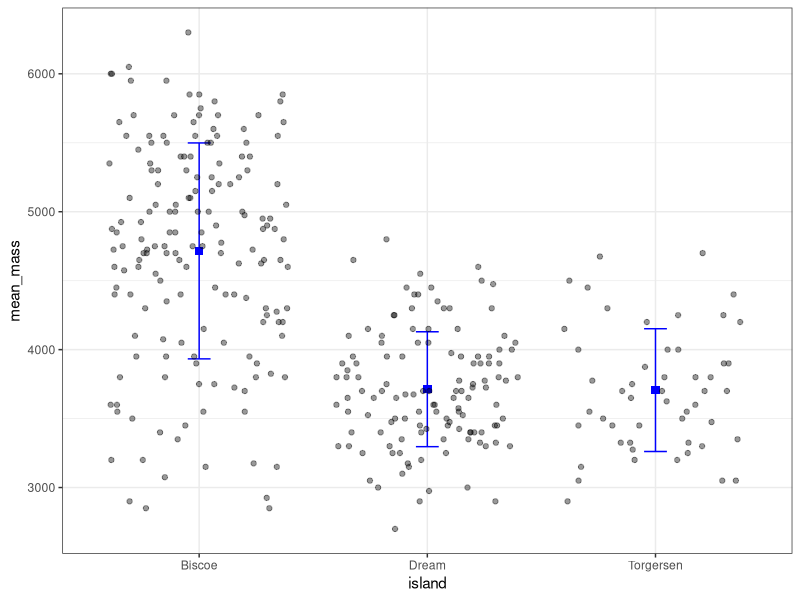
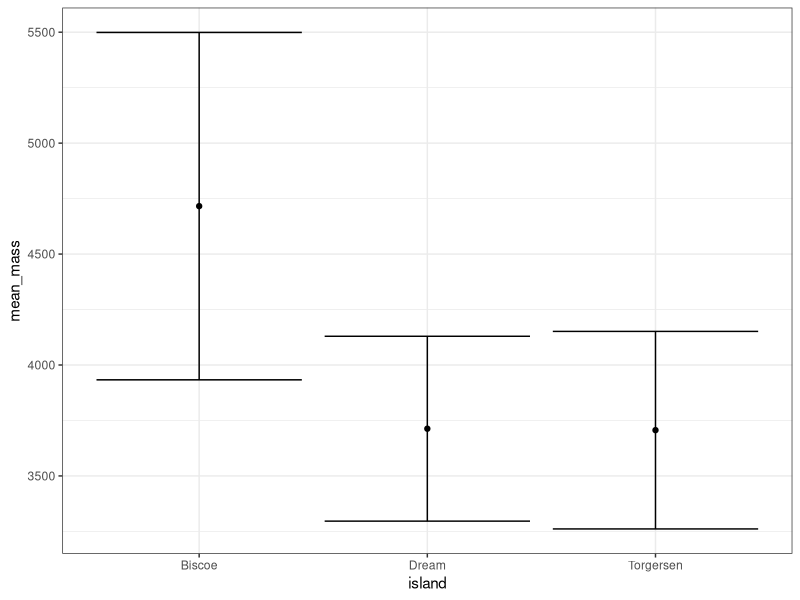
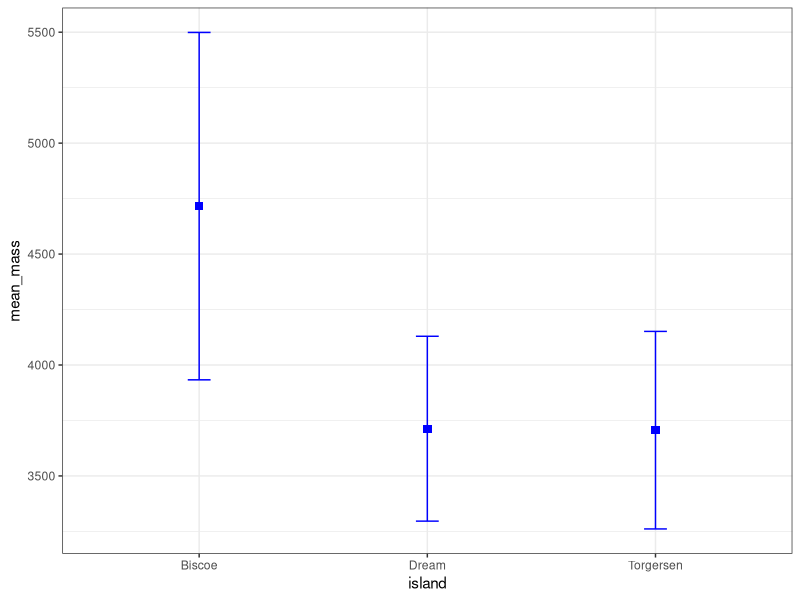
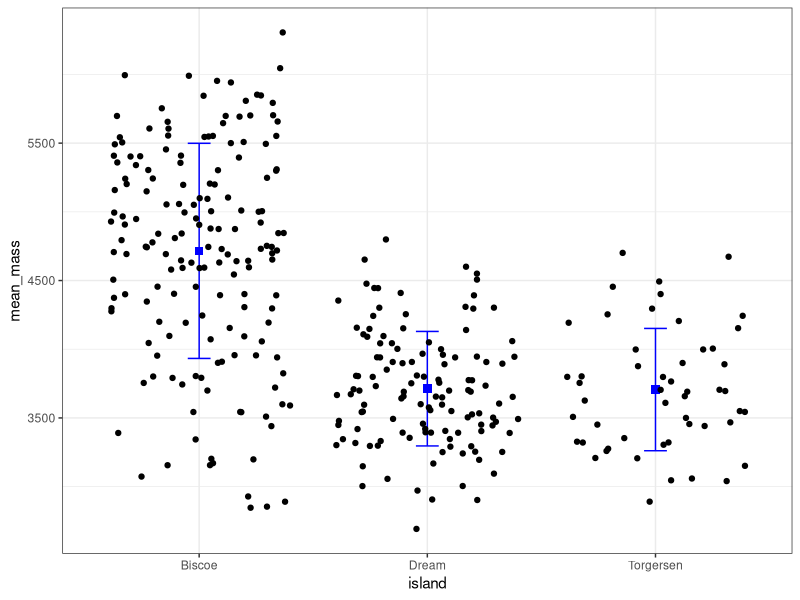
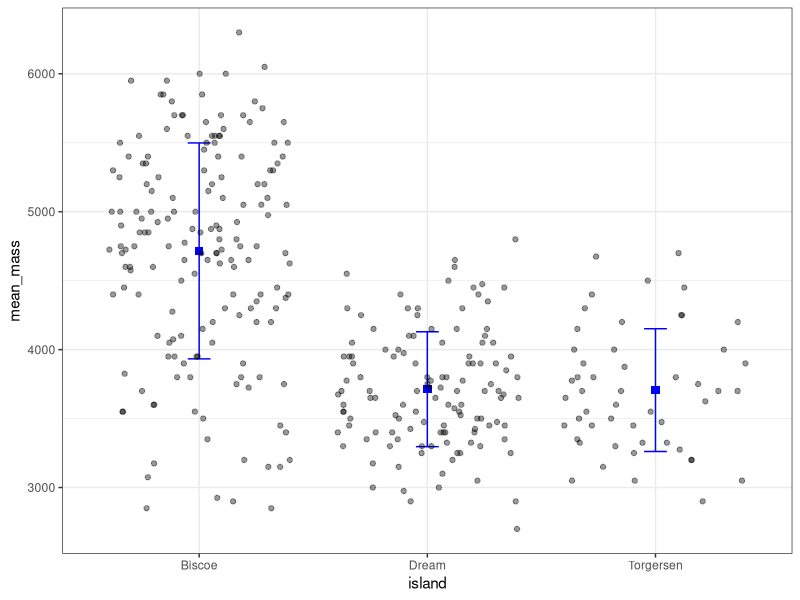
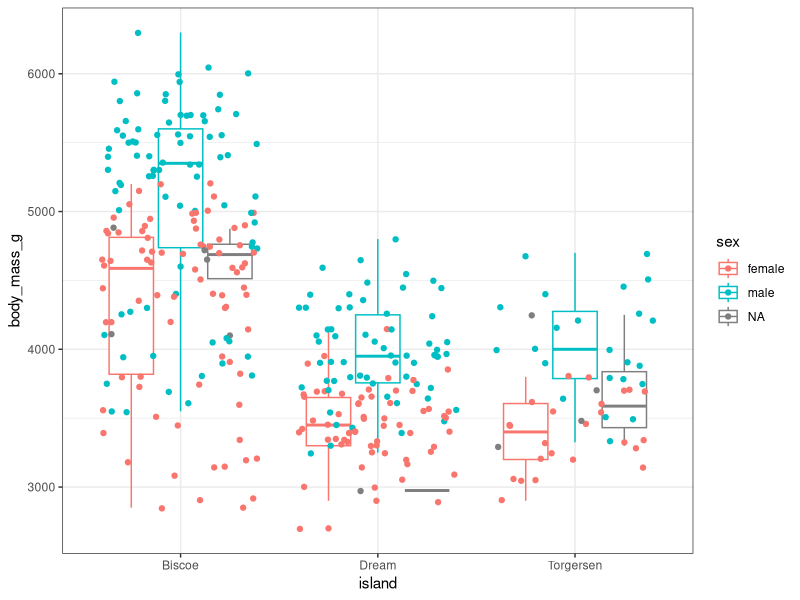
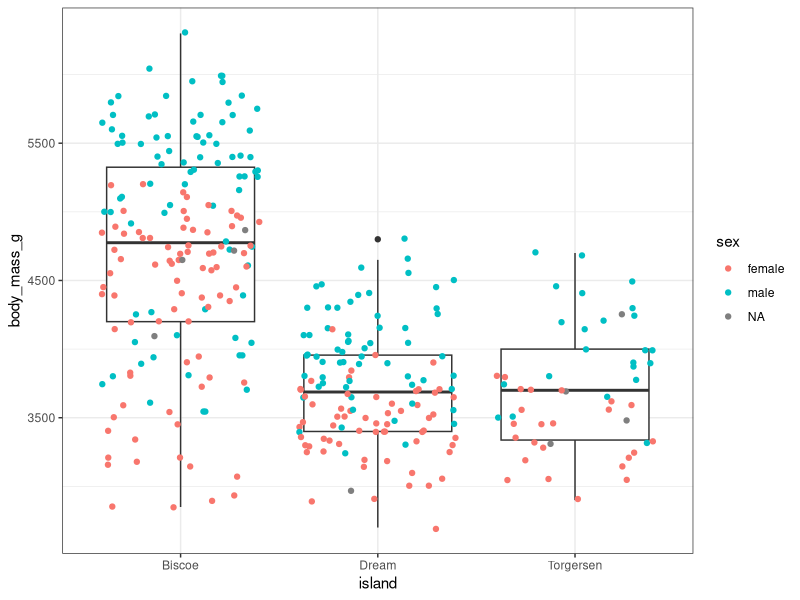
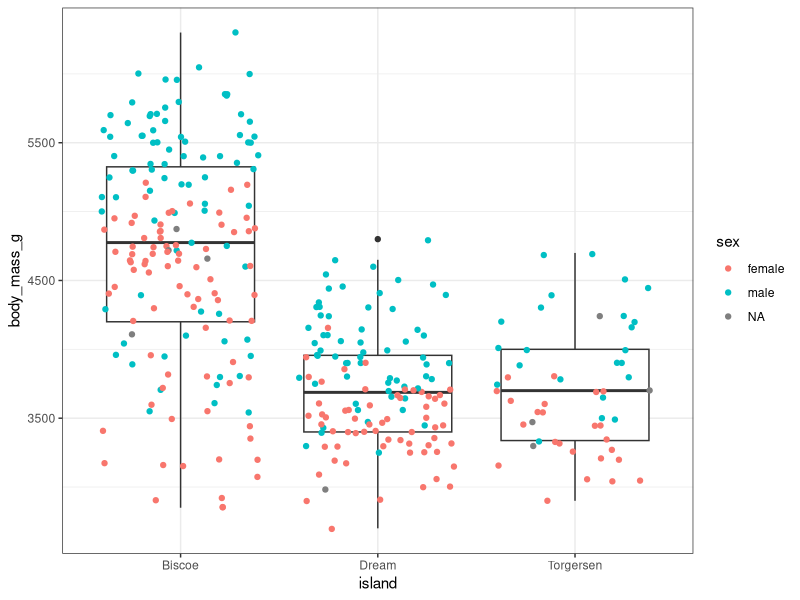

Source code (R) for these figures, in order: (Note: this script raises an error after producing the figures.)
## ---- chunk 1
#| label: setup
library(tidyverse)
library(palmerpenguins)
theme_set(theme_bw())
## ---- chunk 2
#| echo: false

peng_summary <- 
  penguins |> 
  group_by(island) |> 
  summarize(
    mean_mass = mean(body_mass_g, na.rm = TRUE),
    lower_sd = mean_mass - sd(body_mass_g, na.rm = TRUE),
    upper_sd = mean_mass + sd(body_mass_g, na.rm = TRUE)
  )

ggplot(peng_summary, aes(x = island, y = mean_mass)) +
  #mean
  geom_point(shape = "square", color = "blue", size = 2.5) +
  #sd
  geom_errorbar(
    data = peng_summary,
    aes(y = mean_mass, ymin = lower_sd, ymax = upper_sd),
    width = 0.1,
    color = "blue"
  ) +
  #add raw data:
  geom_jitter(
    data = penguins,
    aes(y = body_mass_g),
    alpha = 0.4,
    height = 0
  )
## ---- chunk 3
peng_summary <- 
  penguins |> 
  group_by(island) |> #for each island...
  summarize(
    mean_mass = mean(body_mass_g, na.rm = TRUE),
    sd = sd(body_mass_g, na.rm = TRUE)
  )
peng_summary
## ---- chunk 4
peng_summary <-
  peng_summary |> 
  mutate(lower = mean_mass - sd, upper = mean_mass + sd)
peng_summary
## ---- chunk 5
ggplot(peng_summary, aes(x = island)) +
  #mean:
  geom_point(aes(y = mean_mass)) +
  #sd:
  geom_errorbar(aes(ymin = lower, ymax = upper))
## ---- chunk 6
ggplot(peng_summary, aes(x = island)) +
  #mean:
  geom_point(
    aes(y = mean_mass),
    shape = "square",
    color = "blue",
    size = 2.5
  )+
  #sd:
  geom_errorbar(
    data = peng_summary,
    aes(ymin = lower, ymax = upper),
    width = 0.1,
    color = "blue"
  ) 
## ---- chunk 7
ggplot(peng_summary, aes(x = island)) +
  #mean:
  geom_point(
    aes(y = mean_mass),
    shape = "square",
    color = "blue",
    size = 2.5
  )+
  #sd:
  geom_errorbar(
    data = peng_summary,
    aes(ymin = lower, ymax = upper),
    width = 0.1,
    color = "blue"
  ) +
  #add raw data:
  geom_jitter(
    data = penguins, #override data to use penguins instead of peng_summary
    aes(y = body_mass_g),
  )
## ---- chunk 8
ggplot(peng_summary, aes(x = island)) +
  #mean:
  geom_point(
    aes(y = mean_mass),
    shape = "square",
    color = "blue",
    size = 2.5
  )+
  #sd:
  geom_errorbar(
    data = peng_summary,
    aes(ymin = lower, ymax = upper),
    width = 0.1,
    color = "blue"
  ) +
  #add raw data:
  geom_jitter(
    data = penguins, #override data to use penguins instead of peng_summary
    aes(y = body_mass_g),
    alpha = 0.4, #add transparency
    height = 0 #don't jitter vertically, only horizontally
  )
## ---- chunk 9
ggplot(penguins, aes(x = island, y = body_mass_g, color = sex)) +
  geom_boxplot() +
  geom_jitter()
## ---- chunk 10
ggplot(penguins, aes(x = island, y = body_mass_g)) +
  geom_boxplot() +
  geom_jitter(aes(color = sex))
## ---- chunk 11
ggplot(penguins, aes(x = island, y = body_mass_g, color = sex)) +
  geom_boxplot(aes(x = island, y = body_mass_g), inherit.aes = FALSE) +
  geom_jitter()
## ---- chunk 12
ggplot(penguins, aes(x = island, y = body_mass_g, color = sex)) +
  geom_boxplot(color = "darkgreen") +
  geom_jitter()
## ---- chunk 13
#| echo: false
p <- 
  ggplot(penguins |> drop_na(), aes(x = body_mass_g, y = bill_length_mm, color = species)) +
  geom_point() +
  geom_smooth(method = "lm", se = FALSE) +
  facet_wrap(vars(island), ncol = 1)
p
## ---- chunk 14
#| echo: false
p + 
  scale_color_manual(
    values = c(
      "Adelie" = "#7570b3",
      "Chinstrap" = "#d95f02",
      "Gentoo" = "#1b9e77"
    ),
    breaks = c("Gentoo", "Chinstrap", "Adelie")
  ) +
  scale_x_continuous(
    n.breaks = 10
  ) +
  scale_y_continuous(
    breaks = seq(30, 65, by = 5)
  )
## ---- chunk 15
my_cols <- c(
  "Adelie" = "#7570b3",
  "Chinstrap" = "#d95f02",
  "Gentoo" = "#1b9e77"
)
## ---- chunk 16
p +
  scale_color_manual(
    name = "Species",
    values = my_cols
  )
## ---- chunk 17
p_new <- p +
  scale_color_manual(
    name = "Species",
    values = my_cols,
    breaks = c("Gentoo", "Chinstrap", "Adelie")
  )
p_new
## ---- chunk 18
p_new +
  scale_x_continuous(n.breaks = 10)
## ---- chunk 19
p_new +
  scale_x_continuous(n.breaks = 10) +
  scale_y_continuous(breaks = seq(from = 30, to = 65, by = 5.5))
## ---- chunk 20
ggplot(penguins, aes(x = island, y = body_mass_g)) +
  geom_jitter(alpha = 0.4, height = 0) +
  stat_summary(fun.data = mean_sdl, fun.args = list(mult = 1),
               color = "blue", shape = "square")
## ---- chunk 21
df <- expand_grid(x = LETTERS[1:5], y = 1:5)
ggplot(df) +
  geom_point(aes(x = x, y = y, 
        color = x, shape = x,
        size = y, alpha = y, stroke = y))
## ---- chunk 22
#| warning: true
ggplot(penguins, aes(x = island, y = body_mass_g)) +
  stat_summary()
## ---- chunk 23
mean_sdl(rnorm(100), mult = 1)
## ---- chunk 24
ggplot(penguins, aes(x = island, y = body_mass_g)) +
  stat_summary(fun.data = mean_sdl, fun.args = list(mult = 1))
## ---- chunk 25
ggplot(penguins, aes(x = island, y = body_mass_g)) +
  geom_jitter(alpha = 0.4, height = 0) +
  stat_summary(fun.data = "mean_sdl", fun.args = list(mult = 1),
               color = "blue", shape = "square")
## ---- chunk 26
median_80 <- function(vals) {
   tibble(y = median(vals, na.rm = TRUE),
          ymin = quantile(vals, 0.1),
          ymax = quantile(vals, 0.9))
}
ggplot(penguins, aes(x = island, y = body_mass_g)) +
  geom_jitter(alpha = 0.4, height = 0) +
  stat_summary(fun.data = "median_80", color = "blue", shape = "square")
## ---- chunk 27
ggplot(penguins) +
  geom_histogram(aes(x = body_mass_g)) +
  facet_wrap(vars(island))
## ---- chunk 28
ggplot(penguins) +
  geom_histogram(aes(x = body_mass_g, y = after_stat(density))) +
  facet_wrap(vars(island))
## ---- chunk 29
ggplot(penguins, aes(x = body_mass_g, y = bill_length_mm)) +
  facet_wrap(vars(island)) +
  geom_point()
## ---- chunk 30
ggplot(penguins, aes(x = body_mass_g, y = bill_length_mm)) +
  facet_grid(vars(sex), vars(island)) +
  geom_point()
## ---- chunk 31
p
## ---- chunk 32
p + scale_x_continuous(limits = c(4000, 5000))
## ---- chunk 33
p + coord_cartesian(xlim = c(4000, 5000))
